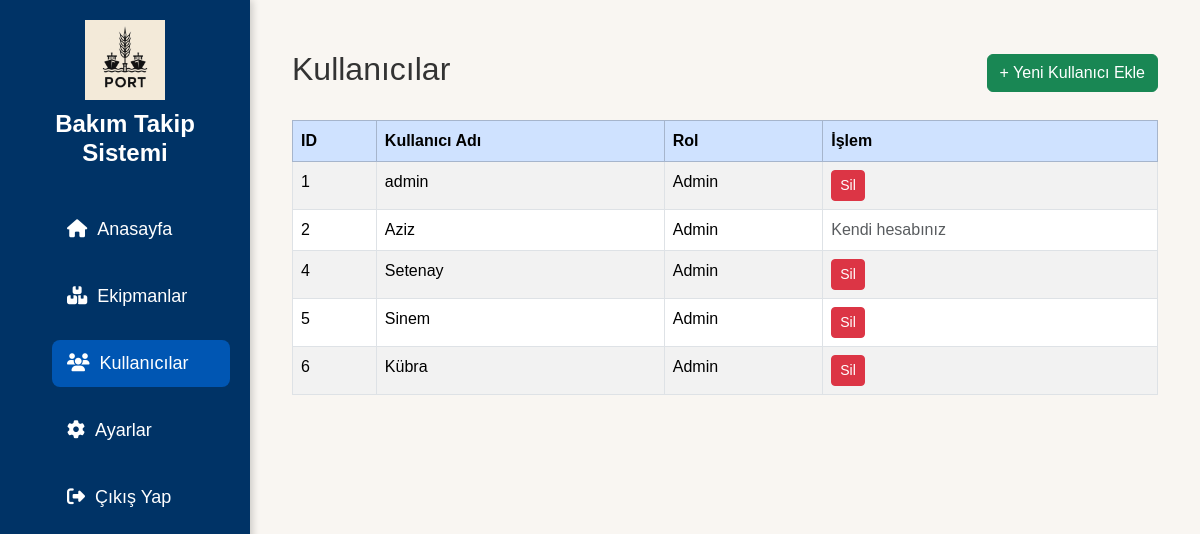
Page /users (signed in) on the earlier database version.
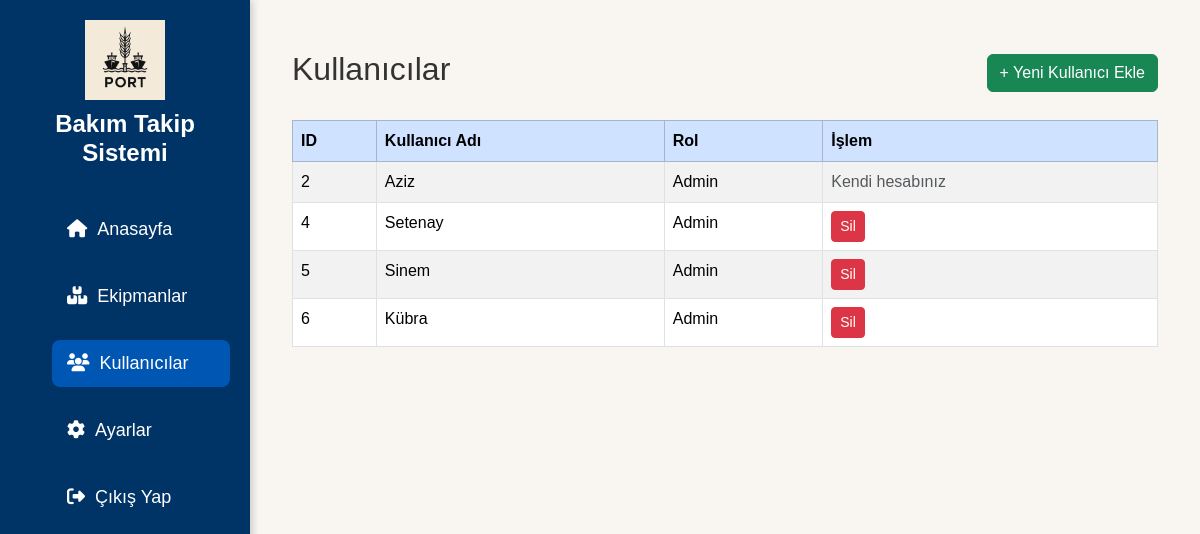
Same page on the later database version.
### app/models.py (models this page shows)
class User(UserMixin, db.Model):
    __tablename__ = 'users'
    id = db.Column(db.Integer, primary_key=True)
    username = db.Column(db.String(150), unique=True, nullable=False)
    password = db.Column(db.String(150), nullable=False)
    role = db.Column(db.String(50), nullable=False)

### app/routes.py (the view)
@main.route('/users')
@login_required
def users():
    if current_user.role != 'Admin':
        flash('Bu sayfaya erişim yetkiniz yok.', 'danger')
        return redirect(url_for('main.dashboard'))
    all_users = User.query.all()
    return render_template('users.html', users=all_users)

### app/__init__.py (called while the page is built)
def create_app():
    app = Flask(__name__)
    app.config.from_object('config.Config')
    db.init_app(app)
    login_manager.init_app(app)
    migrate.init_app(app, db)  # ✅ جديد
    login_manager.login_view = 'auth.login'
    @login_manager.user_loader
    def load_user(user_id):
        return User.query.get(int(user_id))
    app.register_blueprint(main)
    app.register_blueprint(auth)
    app.register_blueprint(api)  # ✅ API
    return app

### app/templates/users.html
{% extends 'layout.html' %}
{% block content %}
<div class="container-fluid">
    <div class="d-flex justify-content-between align-items-center mb-4">
        <h2>Kullanıcılar</h2>
        <a href="{{ url_for('main.add_user') }}" class="btn btn-success">+ Yeni Kullanıcı Ekle</a>
    </div>
    <table class="table table-bordered table-hover table-striped">
        <thead class="table-primary">
            <tr>
                <th>ID</th>
                <th>Kullanıcı Adı</th>
                <th>Rol</th>
                <th>İşlem</th>
            </tr>
        </thead>
        <tbody>
            {% for user in users %}
            <tr>
                <td>{{ user.id }}</td>
                <td>{{ user.username }}</td>
                <td>{{ user.role }}</td>
                <td>
                    {% if current_user.id != user.id %}
                    <form action="{{ url_for('main.delete_user', user_id=user.id) }}" method="POST" style="display:inline-block;">
                        <button type="submit" class="btn btn-danger btn-sm" onclick="return confirm('Bu kullanıcıyı silmek istediğinize emin misiniz?')">Sil</button>
                    </form>
                    {% else %}
                    <span class="text-muted">Kendi hesabınız</span>
                    {% endif %}
                </td>
            </tr>
            {% else %}
            <tr>
                <td colspan="4" class="text-center">Hiç kullanıcı bulunamadı.</td>
            </tr>
            {% endfor %}
        </tbody>
    </table>
</div>
{% endblock %}

Differences in the rows shown:
removed User: id "1", username "admin", role "Admin"
